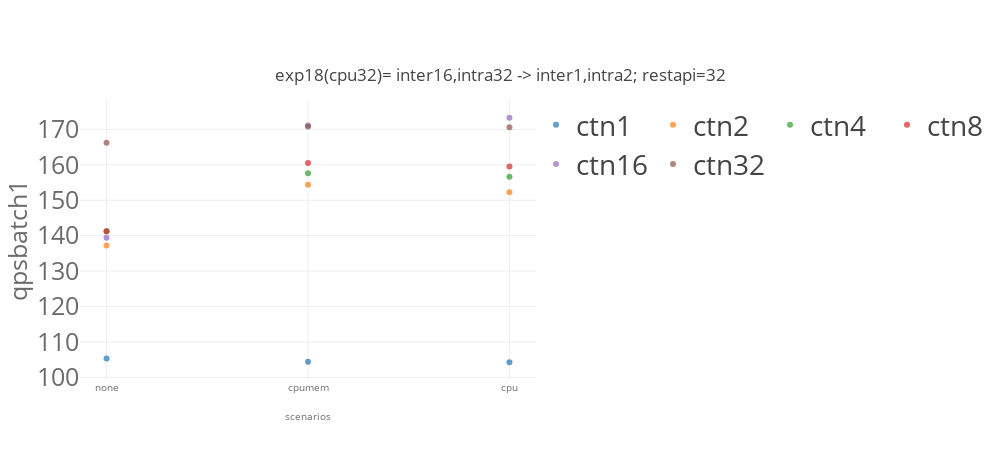
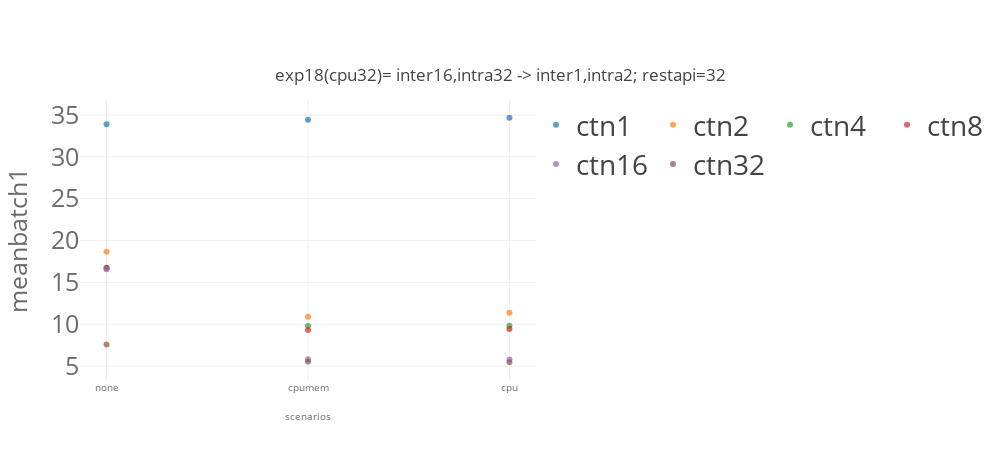
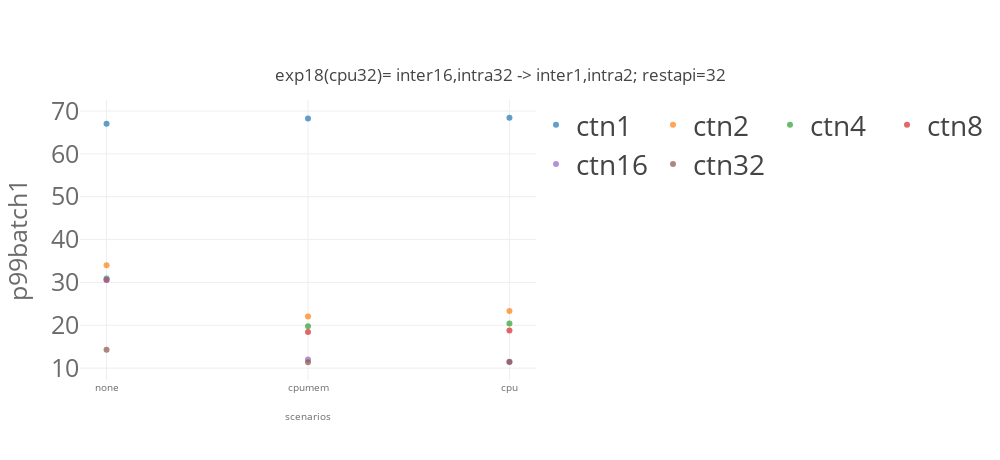

These figures' notebook cell, in order:
### Code cell
import matplotlib
import matplotlib.pyplot as plt
import numpy as np
from svglib.svglib import svg2rlg
from reportlab.graphics import renderPDF
from reportlab.pdfgen import canvas

from numpy import percentile, mean, std
import plotly.graph_objects as go

from plotly.offline import init_notebook_mode, iplot

import plotly.io as pio
pio.templates.default = "none"
# pio.templates.default = "simple_white"

import plotly.graph_objects as go
from plotly.subplots import make_subplots
import pandas as pd
# import plotly.express as px

for x in ['qps','mean','p99']:
    for cbatch in [1]:
        for model_name in ['resnet']:
            list_traces = []
            for numctn in [1,2,4,8,16,32]: 
                dfg_bench = dfg[(dfg['benchmark']== model_name)  & (dfg['cbatch']==cbatch) & (dfg['numctn']==numctn) &\
                            ((dfg['k8senv']=='none') |\
                             (dfg['k8senv']=='cpumem')| (dfg['k8senv']=='cpumemory'))]
#                 print(dfg_bench)


                #data
                trace = go.Scatter(
                    name="ctn"+str(numctn),
                    x=[ 'none','cpumem','cpu'],
                    y= dfg_bench[x].values.tolist(),
        #             error_y = dict(type='data', array=df1_bench['model_time_std'].values.tolist()),
                    opacity=0.7,
                    mode='markers'
                )
                list_traces.append(trace)



            #layout
            layout = go.Layout(
                title={
                    'text': "exp18(cpu32)= inter16,intra32 -> inter1,intra2; restapi=32" ,
                    'y':0.85,
                    'x':0.5,
                    'xanchor': 'center',
                    'yanchor': 'top'},
                width=1000,
                height=460,
                xaxis=dict(
                    title= "scenarios",
                    tickvals=[ 'none','cpumem','cpu'],
                    titlefont=dict(
                        size=10,
                        color='rgb(107, 107, 107)'
                    ),
                    tickfont=dict(
                        size=10,
                        color='rgb(107, 107, 107)'
                    )
                ),
                yaxis=dict(
                    title= x+"batch"+str(cbatch),
                    automargin=True,
                    titlefont=dict(
                        size=25,
                        color='rgb(107, 107, 107)'
                    ),
                    tickfont=dict(
                        size=25,
                        color='rgb(107, 107, 107)'
                    ),    
                ),
                legend=dict(
                    x=1.0,
                    y=1.0,
                    bgcolor='rgba(255, 255, 255, 0)',
                    bordercolor='rgba(255, 255, 255, 0)',
                    font = dict( size = 28)
                ),
                barmode='group',
                bargap=0.15,
                bargroupgap=0.08
        #         legend_orientation="h"
            )

        data = list_traces
        fig = go.Figure(data=data, layout=layout)
        fig.update_layout(legend_orientation="h")
        fig.show()    

    #     fig.write_image(path + model_name + k8senv +'.pdf')

### Figure 1 — Plotly figure (JSON) as saved in the notebook; plotly's stock layout.template omitted (floating-point values rounded to 4 significant figures)
{"data": [{"mode": "markers", "name": "ctn1", "opacity": 0.7, "type": "scatter", "x": ["none", "cpumem", "cpu"], "y": [105.3, 104.4, 104.3]}, {"mode": "markers", "name": "ctn2", "opacity": 0.7, "type": "scatter", "x": ["none", "cpumem", "cpu"], "y": [137.2, 154.4, 152.3]}, {"mode": "markers", "name": "ctn4", "opacity": 0.7, "type": "scatter", "x": ["none", "cpumem", "cpu"], "y": [141.2, 157.7, 156.6]}, {"mode": "markers", "name": "ctn8", "opacity": 0.7, "type": "scatter", "x": ["none", "cpumem", "cpu"], "y": [141.2, 160.5, 159.5]}, {"mode": "markers", "name": "ctn16", "opacity": 0.7, "type": "scatter", "x": ["none", "cpumem", "cpu"], "y": [139.4, 171.1, 173.3]}, {"mode": "markers", "name": "ctn32", "opacity": 0.7, "type": "scatter", "x": ["none", "cpumem", "cpu"], "y": [166.2, 170.8, 170.6]}], "layout": {"bargap": 0.15, "bargroupgap": 0.08, "barmode": "group", "height": 460, "legend": {"bgcolor": "rgba(255, 255, 255, 0)", "bordercolor": "rgba(255, 255, 255, 0)", "font": {"size": 28}, "orientation": "h", "x": 1, "y": 1}, "title": {"text": "exp18(cpu32)= inter16,intra32 -> inter1,intra2; restapi=32", "x": 0.5, "xanchor": "center", "y": 0.85, "yanchor": "top"}, "width": 1000, "xaxis": {"tickfont": {"color": "rgb(107, 107, 107)", "size": 10}, "tickvals": ["none", "cpumem", "cpu"], "title": {"font": {"color": "rgb(107, 107, 107)", "size": 10}, "text": "scenarios"}}, "yaxis": {"automargin": true, "tickfont": {"color": "rgb(107, 107, 107)", "size": 25}, "title": {"font": {"color": "rgb(107, 107, 107)", "size": 25}, "text": "qpsbatch1"}}}}

### Figure 2 — Plotly figure (JSON) as saved in the notebook; plotly's stock layout.template omitted (floating-point values rounded to 4 significant figures)
{"data": [{"mode": "markers", "name": "ctn1", "opacity": 0.7, "type": "scatter", "x": ["none", "cpumem", "cpu"], "y": [33.89, 34.44, 34.67]}, {"mode": "markers", "name": "ctn2", "opacity": 0.7, "type": "scatter", "x": ["none", "cpumem", "cpu"], "y": [18.65, 10.9, 11.37]}, {"mode": "markers", "name": "ctn4", "opacity": 0.7, "type": "scatter", "x": ["none", "cpumem", "cpu"], "y": [16.72, 9.792, 9.813]}, {"mode": "markers", "name": "ctn8", "opacity": 0.7, "type": "scatter", "x": ["none", "cpumem", "cpu"], "y": [16.74, 9.297, 9.427]}, {"mode": "markers", "name": "ctn16", "opacity": 0.7, "type": "scatter", "x": ["none", "cpumem", "cpu"], "y": [16.58, 5.81, 5.776]}, {"mode": "markers", "name": "ctn32", "opacity": 0.7, "type": "scatter", "x": ["none", "cpumem", "cpu"], "y": [7.56, 5.529, 5.453]}], "layout": {"bargap": 0.15, "bargroupgap": 0.08, "barmode": "group", "height": 460, "legend": {"bgcolor": "rgba(255, 255, 255, 0)", "bordercolor": "rgba(255, 255, 255, 0)", "font": {"size": 28}, "orientation": "h", "x": 1, "y": 1}, "title": {"text": "exp18(cpu32)= inter16,intra32 -> inter1,intra2; restapi=32", "x": 0.5, "xanchor": "center", "y": 0.85, "yanchor": "top"}, "width": 1000, "xaxis": {"tickfont": {"color": "rgb(107, 107, 107)", "size": 10}, "tickvals": ["none", "cpumem", "cpu"], "title": {"font": {"color": "rgb(107, 107, 107)", "size": 10}, "text": "scenarios"}}, "yaxis": {"automargin": true, "tickfont": {"color": "rgb(107, 107, 107)", "size": 25}, "title": {"font": {"color": "rgb(107, 107, 107)", "size": 25}, "text": "meanbatch1"}}}}

### Figure 3 — Plotly figure (JSON) as saved in the notebook; plotly's stock layout.template omitted (floating-point values rounded to 4 significant figures)
{"data": [{"mode": "markers", "name": "ctn1", "opacity": 0.7, "type": "scatter", "x": ["none", "cpumem", "cpu"], "y": [67.04, 68.24, 68.43]}, {"mode": "markers", "name": "ctn2", "opacity": 0.7, "type": "scatter", "x": ["none", "cpumem", "cpu"], "y": [33.99, 22.07, 23.33]}, {"mode": "markers", "name": "ctn4", "opacity": 0.7, "type": "scatter", "x": ["none", "cpumem", "cpu"], "y": [30.91, 19.75, 20.39]}, {"mode": "markers", "name": "ctn8", "opacity": 0.7, "type": "scatter", "x": ["none", "cpumem", "cpu"], "y": [30.57, 18.45, 18.8]}, {"mode": "markers", "name": "ctn16", "opacity": 0.7, "type": "scatter", "x": ["none", "cpumem", "cpu"], "y": [30.65, 11.98, 11.47]}, {"mode": "markers", "name": "ctn32", "opacity": 0.7, "type": "scatter", "x": ["none", "cpumem", "cpu"], "y": [14.3, 11.37, 11.44]}], "layout": {"bargap": 0.15, "bargroupgap": 0.08, "barmode": "group", "height": 460, "legend": {"bgcolor": "rgba(255, 255, 255, 0)", "bordercolor": "rgba(255, 255, 255, 0)", "font": {"size": 28}, "orientation": "h", "x": 1, "y": 1}, "title": {"text": "exp18(cpu32)= inter16,intra32 -> inter1,intra2; restapi=32", "x": 0.5, "xanchor": "center", "y": 0.85, "yanchor": "top"}, "width": 1000, "xaxis": {"tickfont": {"color": "rgb(107, 107, 107)", "size": 10}, "tickvals": ["none", "cpumem", "cpu"], "title": {"font": {"color": "rgb(107, 107, 107)", "size": 10}, "text": "scenarios"}}, "yaxis": {"automargin": true, "tickfont": {"color": "rgb(107, 107, 107)", "size": 25}, "title": {"font": {"color": "rgb(107, 107, 107)", "size": 25}, "text": "p99batch1"}}}}
